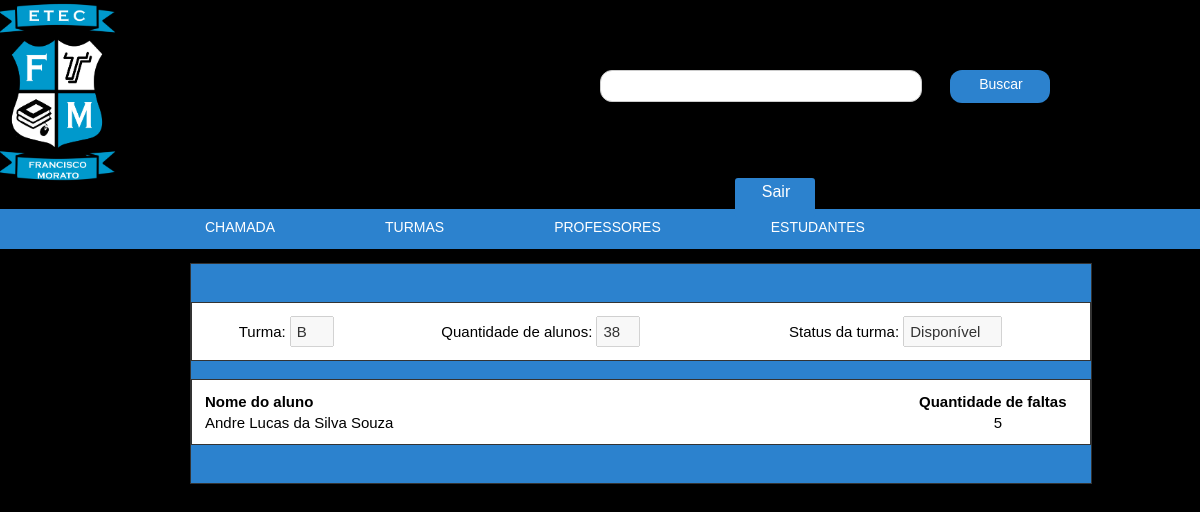
The page /Site/admin/cursos_e_disciplinas.php?pg=turma&op=visualizar&turma=2 on the database its author committed.
### tables this page shows
CREATE TABLE `turma` (
  `id_turma` tinyint(3) UNSIGNED NOT NULL,
  `nome_turma` varchar(2) NOT NULL,
  `quantidade_alunos` tinyint(3) UNSIGNED NOT NULL,
  `disponivel` bit(1) NOT NULL DEFAULT b'1'
);

CREATE TABLE `inscricao` (
  `id_inscricao` mediumint(8) UNSIGNED NOT NULL,
  `data_inscricao` datetime NOT NULL,
  `nome_aluno` varchar(120) NOT NULL,
  `sexo_aluno` enum('MASCULINO','FEMININO','OUTRO') NOT NULL,
  `email` varchar(120) DEFAULT NULL,
  `telefone_responsavel` char(10) DEFAULT NULL,
  `celular_responsavel` char(11) DEFAULT NULL,
  `inscrito` bit(1) NOT NULL DEFAULT b'0'
);

### Site/admin/cursos_e_disciplinas.php (the view, shortened to what this page needs)
<!DOCTYPE html PUBLIC "-//W3C//DTD XHTML 1.0 Transitional//EN" "http://www.w3.org/TR/xhtml1/DTD/xhtml1-transitional.dtd">
<html xmlns="http://www.w3.org/1999/xhtml">
<head>
	<link href="css/cursos_e_disciplinas.css" rel="stylesheet" type="text/css" />
</head>
<body>
	<?php require "topo.php"; ?>
	<div id="caixa_preta">
	</div>
	<?php if(@$_GET['pg'] == 'turma'){ ?>
		<div id="box_curso">
			<?php if(@$_GET['op'] == 'visualizar'){?>
				<?php $cod_turma = $_GET['turma'];
				$select_atribs_turma = "SELECT * FROM turma WHERE id_turma = '$cod_turma'";
				$sql_select_atribs_turma = mysqli_query($conexao, $select_atribs_turma)or die(mysqli_error($conexao));
				$select_atribs_turma_valores = mysqli_fetch_assoc($sql_select_atribs_turma);
				$nome_turma = $select_atribs_turma_valores['nome_turma'];
				$quantidade_alunos = $select_atribs_turma_valores['quantidade_alunos'];
				$disponivel = $select_atribs_turma_valores['disponivel']; ?>
 				<br/>
				<table width="900">
					<tr>
						<td>
							<center>Turma:
								<input type="text" style="width:30px" disabled value="<?php echo $nome_turma;?>"></input>
							</center>
						</td>
						<td>
							<center>Quantidade de alunos:
								<input type="text" style="width:30px" disabled value="<?php echo $quantidade_alunos;?>"></input>
							</center>
						</td>
						<td>
							<center>Status da turma:
								<input type="text" style="width:85px" disabled value="<?php echo $disponivel ? 'Disponível' : 'Indisponível';?>"></input>
							</center>
						</td>
					</tr>
				</table>
 				<br/>
				<table width="900" border="0">
					<tr>
						<td width="710"><strong>Nome do aluno</strong></td>
						<td><strong>Quantidade de faltas</strong></td>
					</tr>
					<?php
					$select_nome_alunos = "SELECT * FROM inscricao i INNER JOIN aluno a ON i.id_inscricao = a.id_inscricao INNER JOIN matricula m ON m.id_aluno = a.id_aluno WHERE m.id_turma = '$cod_turma'";
					$sql_select_nome_alunos = mysqli_query($conexao, $select_nome_alunos)or die(mysqli_error($conexao));
					while($select_nome_alunos_valores = mysqli_fetch_assoc($sql_select_nome_alunos)){ ?>
						<tr>
							<td width="710"><?php echo $nome_aluno = $select_nome_alunos_valores['nome_aluno']; ?></td>
							<td>
								<center><?php $cod_aluno = $select_nome_alunos_valores['id_aluno'];
								$select_total_faltas = "SELECT COUNT(presenca) AS faltas FROM chamada WHERE id_aluno = '$cod_aluno' AND presenca = 0";
								$sql_select_total_faltas = mysqli_query($conexao, $select_total_faltas)or die(mysqli_error($conexao));
								$select_total_faltas_valores = mysqli_fetch_assoc($sql_select_total_faltas);
								echo $faltas = $select_total_faltas_valores['faltas']; ?></center>
							</td>
						</tr>
					<?php } ?>
			</table>
				<br/>
			<?php die;} ?>
	<?php  }?>

### Site/admin/css/cursos_e_disciplinas.css (style rules this page uses)
#caixa_preta { background:#000; width:980px; margin:18px auto; height:15px; }
#box_curso { width:auto; background:#2C82CE; height:auto; float:left; text-align:left; margin:-20px 0 20px 190px; border:1px solid #333; padding: 20px 0px; }
#box_curso table { border:1px solid #333; padding:10px; background:#FFF; margin:0 0 10px 0; margin:auto; font:15px Arial, Helvetica, sans-serif; text-align:left; }
#box_curso input { width:250px; padding:5px; height:17px; color:#333; font:15px Arial, Helvetica, sans-serif; }

### Site/admin/css/topo.css (style rules this page uses)
body { padding:0; margin:0; }

### rows shown on the page
turma: nome_turma "B", quantidade_alunos "38", disponivel "Disponível"
inscricao: nome_aluno "Andre Lucas da Silva Souza", faltas "5"
